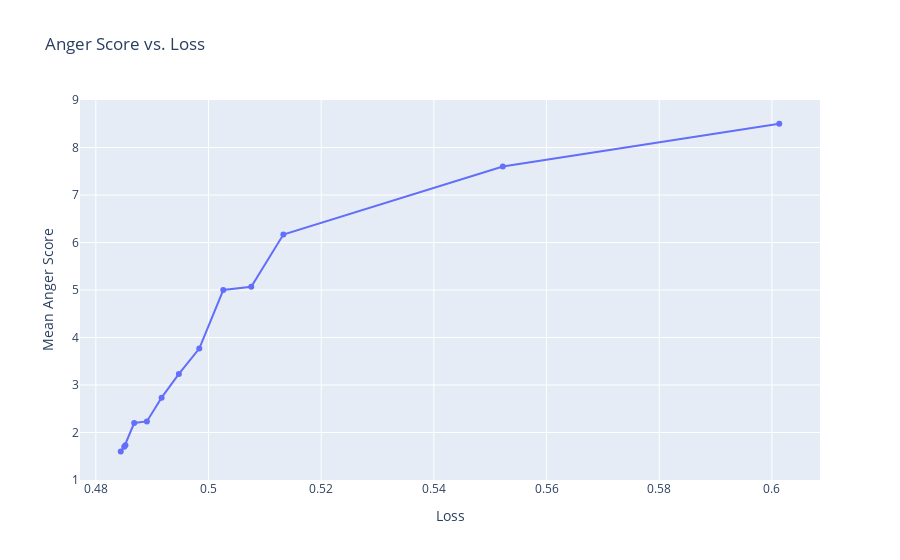

This figure's notebook cell:
### Code cell
fig = px.line(x=losses, y=mean_scores, title="Anger Score vs. Loss", labels={"x": "Loss", "y": "Mean Anger Score"}, markers=True)
fig.update_yaxes(range=[1, 9], dtick=1)
fig.show()

### Figure 1 — Plotly figure (JSON) as saved in the notebook; plotly's stock layout.template omitted (floating-point values rounded to 4 significant figures)
{"data": [{"hovertemplate": "Loss=%{x}<br>Mean Anger Score=%{y}<extra></extra>", "legendgroup": "", "line": {"color": "#636efa", "dash": "solid"}, "marker": {"symbol": "circle"}, "mode": "lines+markers", "name": "", "orientation": "v", "showlegend": false, "type": "scatter", "x": [0.4852, 0.4844, 0.485, 0.4868, 0.4891, 0.4917, 0.4947, 0.4984, 0.5026, 0.5076, 0.5133, 0.5522, 0.6013], "xaxis": "x", "y": [1.733, 1.6, 1.7, 2.2, 2.233, 2.733, 3.233, 3.767, 5, 5.067, 6.167, 7.6, 8.5], "yaxis": "y"}], "layout": {"legend": {"tracegroupgap": 0}, "title": {"text": "Anger Score vs. Loss"}, "xaxis": {"anchor": "y", "domain": [0, 1], "title": {"text": "Loss"}}, "yaxis": {"anchor": "x", "domain": [0, 1], "dtick": 1, "range": [1, 9], "title": {"text": "Mean Anger Score"}}}}
